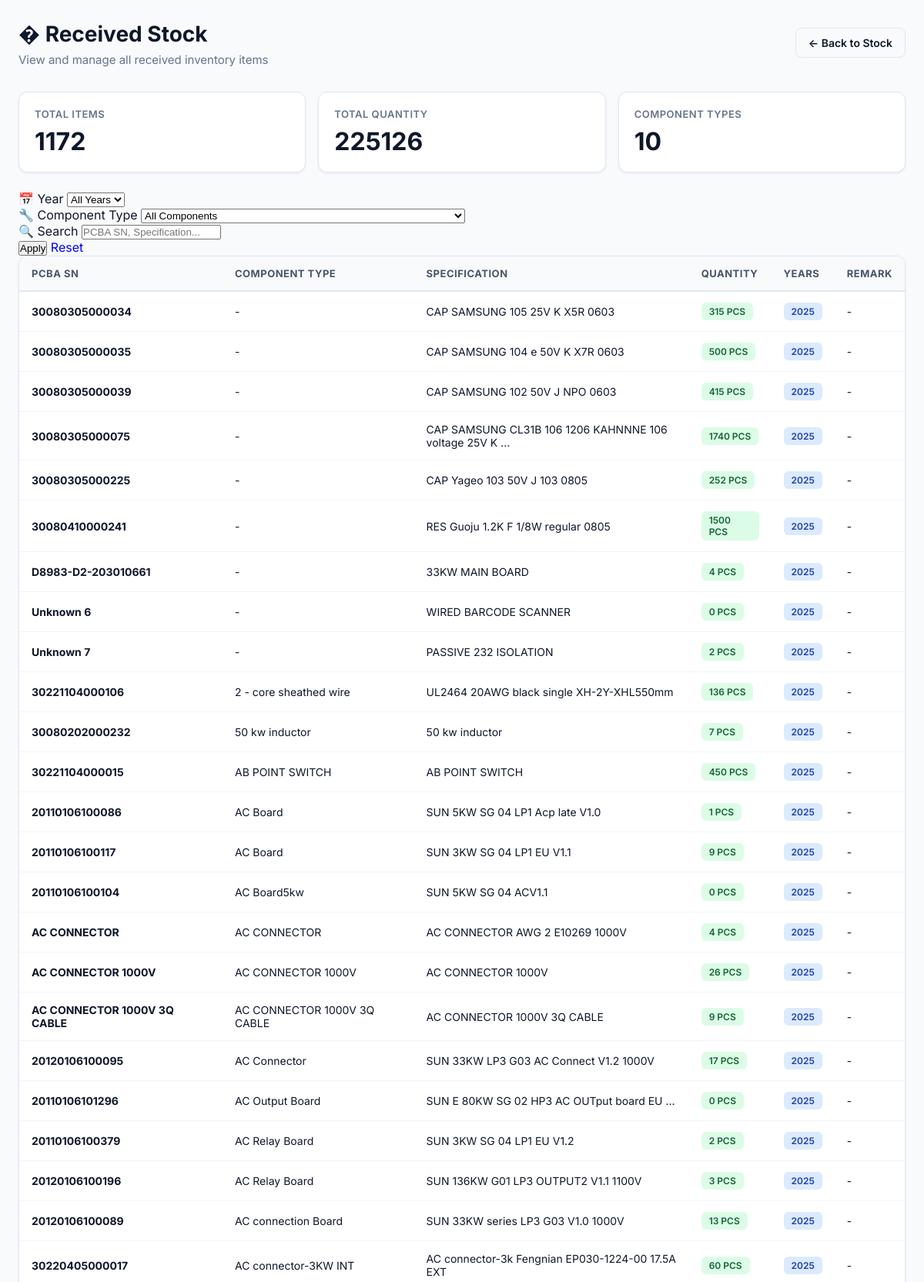
Page /stock/received/ (signed in, upper part) on the committed database.
### forms/models.py (models this page shows, shortened)
class StockItem(models.Model):
    pcba_sn_old = models.CharField(max_length=100, blank=True, null=True, verbose_name="PCBA SN (old)")
    pcba_sn_new = models.CharField(max_length=100, db_index=True, verbose_name="PCBA SN (new)", blank=True, null=True)
    component_type = models.CharField(max_length=255, blank=True, null=True)
    specification = models.TextField(blank=True, null=True)
    quantity = models.DecimalField(max_digits=10, decimal_places=2, default=0)
    remark = models.TextField(blank=True, null=True)
    year = models.IntegerField(default=2025, db_index=True, help_text="Year of stock entry")
    shipment_date = models.DateField(null=True, blank=True, help_text="Date of shipment received")
    created_at = models.DateTimeField(auto_now_add=True)
    updated_at = models.DateTimeField(auto_now=True)
    class Meta:
        db_table = 'stock_items'
        verbose_name = 'Stock Item'
        verbose_name_plural = 'Stock Items'
        ordering = ['-shipment_date', '-year', 'component_type', 'pcba_sn_new']
        indexes = [
            models.Index(fields=['year', 'component_type']),
            models.Index(fields=['pcba_sn_new']),
            models.Index(fields=['shipment_date']),
        ]

### forms/views.py (the view, shortened to what this page needs)
# urls.py: path('stock/received/', views.received_stock, name='received_stock'),
@login_required
def received_stock(request):
    if not request.user.is_superuser:
        from django.http import HttpResponseForbidden
        return HttpResponseForbidden("You do not have permission to view received stock.")
    """Received stock dashboard with filtering"""
    from .models import StockItem
    from django.db.models import Q
    selected_year = request.GET.get('year', 'all')
    selected_component = request.GET.get('component', 'all')
    search_query = request.GET.get('search', '').strip()
    years = StockItem.objects.values_list('year', flat=True).distinct().order_by('-year')
    all_component_types = StockItem.objects.values_list('component_type', flat=True).distinct().order_by('component_type')
    all_component_types = [ct for ct in all_component_types if ct]  # Remove empty values
    stock_items = StockItem.objects.all()
    if selected_year != 'all':
        try:
            year_int = int(selected_year)
            stock_items = stock_items.filter(year=year_int)
        except ValueError:
            pass
    if selected_component != 'all':
        stock_items = stock_items.filter(component_type=selected_component)
    total_items = stock_items.count()
    total_quantity = stock_items.aggregate(total=Sum('quantity'))['total'] or 0
    component_types = stock_items.values('component_type').annotate(
        count=Count('id'),
        total_qty=Sum('quantity')
    ).order_by('-count')[:10]
    merged = {}
    for item in stock_items.order_by('pcba_sn_new'):
        if not item.pcba_sn_new:
            key = f"no_sn_{item.component_type or 'unknown'}_{item.specification or 'unknown'}_{item.year}"
        else:
            key = item.pcba_sn_new
        if key not in merged:
            merged[key] = {
                'pcba_sn_new': item.pcba_sn_new,
                'pcba_sn_old': item.pcba_sn_old,
                'component_type': item.component_type,
                'specification': item.specification,
                'quantity': item.quantity,
                'years': {item.year} if item.year else set(),
                'remark': item.remark or '',
            }
        else:
            merged[key]['quantity'] += item.quantity
            if item.pcba_sn_old and not merged[key]['pcba_sn_old']:
                merged[key]['pcba_sn_old'] = item.pcba_sn_old
            if item.component_type and not merged[key]['component_type']:
                merged[key]['component_type'] = item.component_type
            if item.specification and not merged[key]['specification']:
                merged[key]['specification'] = item.specification
            if item.remark:
                if merged[key]['remark'] and item.remark not in merged[key]['remark']:
                    merged[key]['remark'] = f"{merged[key]['remark']}; {item.remark}"
                elif not merged[key]['remark']:
                    merged[key]['remark'] = item.remark
            if item.year:
                merged[key]['years'].add(item.year)
    merged_list = list(merged.values())
    merged_list.sort(key=lambda x: (
        -(max(x['years']) if x['years'] else 0),
        x['component_type'] or '',
        x['pcba_sn_new'] or ''  # Convert None to empty string for sorting
    ))
    total_items = len(merged_list)
    total_quantity = sum([m['quantity'] for m in merged_list])
    from django.core.paginator import Paginator
    paginator = Paginator(merged_list, 50)
    page_number = request.GET.get('page', 1)
    page_obj = paginator.get_page(page_number)
    context = {
        'years': years,
        'selected_year': selected_year,
        'all_component_types': all_component_types,
        'selected_component': selected_component,
        'search_query': search_query,
        'stock_items': page_obj,
        'total_items': total_items,
        'total_quantity': total_quantity,
        'component_types': component_types,
    }
    return render(request, 'forms/received_stock.html', context)

### forms/templates/forms/received_stock.html (shortened to what this page needs)
<!DOCTYPE html>
<html lang="en">
<head>
</head>
<body>
<div class="container">
    <div class="header">
        <div class="title-section">
            <h1>� Received Stock</h1>
            <div class="subtitle">View and manage all received inventory items</div>
        </div>
        <div class="header-actions">
            <a class="btn btn-ghost" href="{% url 'forms:stock' %}">← Back to Stock</a>
        </div>
    </div>
    <div class="stats-grid">
        <div class="stat-card">
            <div class="stat-label">Total Items</div>
            <div class="stat-value">{{ total_items|default:0 }}</div>
        </div>
        <div class="stat-card">
            <div class="stat-label">Total Quantity</div>
            <div class="stat-value">{{ total_quantity|floatformat:0|default:0 }}</div>
        </div>
        <div class="stat-card">
            <div class="stat-label">Component Types</div>
            <div class="stat-value">{{ component_types|length|default:0 }}</div>
        </div>
    </div>
    <div class="filter-section">
        <form method="GET" action="{% url 'forms:received_stock' %}" id="filterForm">
            <div class="filter-row">
                <div class="filter-group">
                    <label class="filter-label">📅 Year</label>
                    <select name="year" class="filter-select" onchange="document.getElementById('filterForm').submit()">
                        <option value="all" {% if selected_year == 'all' %}selected{% endif %}>All Years</option>
                    </select>
                </div>
                <div class="filter-group">
                    <label class="filter-label">🔧 Component Type</label>
                    <select name="component" class="filter-select" onchange="document.getElementById('filterForm').submit()">
                        <option value="all" {% if selected_component == 'all' %}selected{% endif %}>All Components</option>
                    </select>
                </div>
                <div class="filter-group">
                    <label class="filter-label">🔍 Search</label>
                    <input type="text" name="search" class="filter-input" placeholder="PCBA SN, Specification..." value="{{ search_query }}" />
                </div>
                <div class="filter-group">
                    <div class="filter-actions">
                        <button type="submit" class="btn-filter btn-apply">Apply</button>
                        <a href="{% url 'forms:received_stock' %}" class="btn-filter btn-reset" style="text-decoration: none; text-align: center;">Reset</a>
                    </div>
                </div>
            </div>
        </form>
    </div>
    <div class="table-container">
        {% if stock_items %}
        <table>
            <thead>
                <tr>
                    <th>PCBA SN</th>
                    <th>Component Type</th>
                    <th>Specification</th>
                    <th>Quantity</th>
                    <th>Years</th>
                    <th>Remark</th>
                </tr>
            </thead>
            <tbody>
                {% for item in stock_items %}
                <tr>
                    <td><strong>{{ item.pcba_sn_new }}</strong></td>
                    <td>{{ item.component_type|default:"-" }}</td>
                    <td>{{ item.specification|truncatewords:10|default:"-" }}</td>
                    <td><span class="badge badge-qty">{{ item.quantity|floatformat:0 }} PCS</span></td>
                    <td><span class="badge badge-year">{{ item.years|join:", " }}</span></td>
                    <td>{{ item.remark|truncatewords:8|default:"-" }}</td>
                </tr>
                {% endfor %}
            </tbody>
        </table>
        {% else %}
        <div class="empty-state">
            <div class="empty-state-icon">📭</div>
            <p>No stock items found. Import data using: <code>python manage.py import_stock_data</code></p>
        </div>
        {% endif %}
    </div>
</div>
</body>
</html>

### forms/templates/forms/received_stock.html (style rules this page uses)
* { margin: 0; padding: 0; box-sizing: border-box; }
body { font-family: 'Inter', -apple-system, BlinkMacSystemFont, 'Segoe UI', sans-serif; background: #f8fafc; color: #0f172a; padding: 24px; }
.container { max-width: 1400px; margin: 0 auto; }
.header { display: flex; justify-content: space-between; align-items: center; margin-bottom: 32px; flex-wrap: wrap; gap: 16px; }
.title-section h1 { font-size: 28px; font-weight: 700; margin-bottom: 6px; }
.subtitle { color: #64748b; font-size: 15px; }
.header-actions { display: flex; gap: 12px; align-items: center; }
.stats-grid { display: grid; grid-template-columns: repeat(auto-fit, minmax(240px, 1fr)); gap: 16px; margin-bottom: 24px; }
.stat-card { background: white; border: 1px solid #e2e8f0; border-radius: 12px; padding: 20px; box-shadow: 0 1px 3px rgba(15, 23, 42, 0.08); }
.stat-label { font-size: 13px; color: #64748b; font-weight: 600; text-transform: uppercase; letter-spacing: 0.5px; margin-bottom: 8px; }
.stat-value { font-size: 32px; font-weight: 700; color: #0f172a; }
.table-container { background: white; border: 1px solid #e2e8f0; border-radius: 12px; overflow: hidden; box-shadow: 0 1px 3px rgba(15, 23, 42, 0.08); }
table { width: 100%; border-collapse: collapse; }
th { background: #f8fafc; padding: 14px 16px; text-align: left; font-size: 13px; font-weight: 700; color: #475569; text-transform: uppercase; letter-spacing: 0.5px; border-bottom: 2px solid #e2e8f0; }
td { padding: 14px 16px; border-bottom: 1px solid #f1f5f9; font-size: 14px; color: #0f172a; }
.badge { display: inline-block; padding: 4px 10px; border-radius: 6px; font-size: 12px; font-weight: 600; }
.badge-year { background: #dbeafe; color: #1e40af; }
.badge-qty { background: #dcfce7; color: #166534; }
.btn { display: inline-flex; align-items: center; gap: 8px; padding: 10px 16px; border-radius: 8px; font-weight: 600; font-size: 14px; cursor: pointer; text-decoration: none; transition: all 0.2s; border: 1px solid transparent; }
.btn-ghost { background: #f8fafc; color: #0f172a; border-color: #e2e8f0; }

### rows in the picture
StockItem: pcba_sn_new "30080305000034", specification "CAP SAMSUNG 105 25V K X5R 0603", quantity "315"
StockItem: pcba_sn_new "30080305000035", specification "CAP SAMSUNG 104 e 50V K X7R 0603", quantity "500"
StockItem: pcba_sn_new "30080305000039", specification "CAP SAMSUNG 102 50V J NPO 0603", quantity "415"
StockItem: pcba_sn_new "30080305000075", specification "CAP SAMSUNG CL31B 106 1206 KAHNNNE 106 voltage 25V K …", quantity "1740"
StockItem: pcba_sn_new "30080305000225", specification "CAP Yageo 103 50V J 103 0805", quantity "252"
StockItem: pcba_sn_new "30080410000241", specification "RES Guoju 1.2K F 1/8W regular 0805", quantity "1500"
StockItem: pcba_sn_new "D8983-D2-203010661", specification "33KW MAIN BOARD", quantity "4"
StockItem: pcba_sn_new "Unknown 6", specification "WIRED BARCODE SCANNER", quantity "0"
StockItem: pcba_sn_new "Unknown 7", specification "PASSIVE 232 ISOLATION", quantity "2"
StockItem: pcba_sn_new "30221104000106", component_type "2 - core sheathed wire", specification "UL2464 20AWG black single XH-2Y-XHL550mm", quantity "136"
StockItem: pcba_sn_new "30080202000232", component_type "50 kw inductor", specification "50 kw inductor", quantity "7"
StockItem: pcba_sn_new "30221104000015", component_type "AB POINT SWITCH", specification "AB POINT SWITCH", quantity "450"
StockItem: pcba_sn_new "20110106100086", component_type "AC Board", specification "SUN 5KW SG 04 LP1 Acp late V1.0", quantity "1"
StockItem: pcba_sn_new "20110106100117", component_type "AC Board", specification "SUN 3KW SG 04 LP1 EU V1.1", quantity "9"
StockItem: pcba_sn_new "20110106100104", component_type "AC Board5kw", specification "SUN 5KW SG 04 ACV1.1", quantity "0"
StockItem: pcba_sn_new "AC CONNECTOR", component_type "AC CONNECTOR", specification "AC CONNECTOR AWG 2 E10269 1000V", quantity "4"
StockItem: pcba_sn_new "AC CONNECTOR 1000V", component_type "AC CONNECTOR 1000V", specification "AC CONNECTOR 1000V", quantity "26"
StockItem: pcba_sn_new "AC CONNECTOR 1000V 3Q CABLE", component_type "AC CONNECTOR 1000V 3Q CABLE", specification "AC CONNECTOR 1000V 3Q CABLE", quantity "9"
StockItem: pcba_sn_new "20120106100095", component_type "AC Connector", specification "SUN 33KW LP3 G03 AC Connect V1.2 1000V", quantity "17"
StockItem: pcba_sn_new "20110106101296", component_type "AC Output Board", specification "SUN E 80KW SG 02 HP3 AC OUTput board EU …", quantity "0"
StockItem: pcba_sn_new "20110106100379", component_type "AC Relay Board", specification "SUN 3KW SG 04 LP1 EU V1.2", quantity "2"
StockItem: pcba_sn_new "20120106100196", component_type "AC Relay Board", specification "SUN 136KW G01 LP3 OUTPUT2 V1.1 1100V", quantity "3"
StockItem: pcba_sn_new "20120106100089", component_type "AC connection Board", specification "SUN 33KW series LP3 G03 V1.0 1000V", quantity "13"
StockItem: pcba_sn_new "30220405000017", component_type "AC connector-3KW INT", specification "AC connector-3k Fengnian EP030-1224-00 17.5A EXT", quantity "60"

### other values in the picture
{{ total_items|default:0 }} "1172"
{{ total_quantity|floatformat:0|default:0 }} "225126"
{{ component_types|length|default:0 }} "10"
{{ item.component_type|default:"-" }} "-" "-" "-" "-" "-" "-" "-" "-" "-"
{{ item.years|join:", " }} "2025" "2025" "2025" "2025" "2025" "2025" "2025" "2025" "2025" "2025" "2025" "2025" "2025" "2025" "2025" "2025" "2025" "2025" "2025" "2025" "2025" "2025" "2025" "2025"
{{ item.remark|truncatewords:8|default:"-" }} "-" "-" "-" "-" "-" "-" "-" "-" "-" "-" "-" "-" "-" "-" "-" "-" "-" "-" "-" "-" "-" "-" "-" "-"
